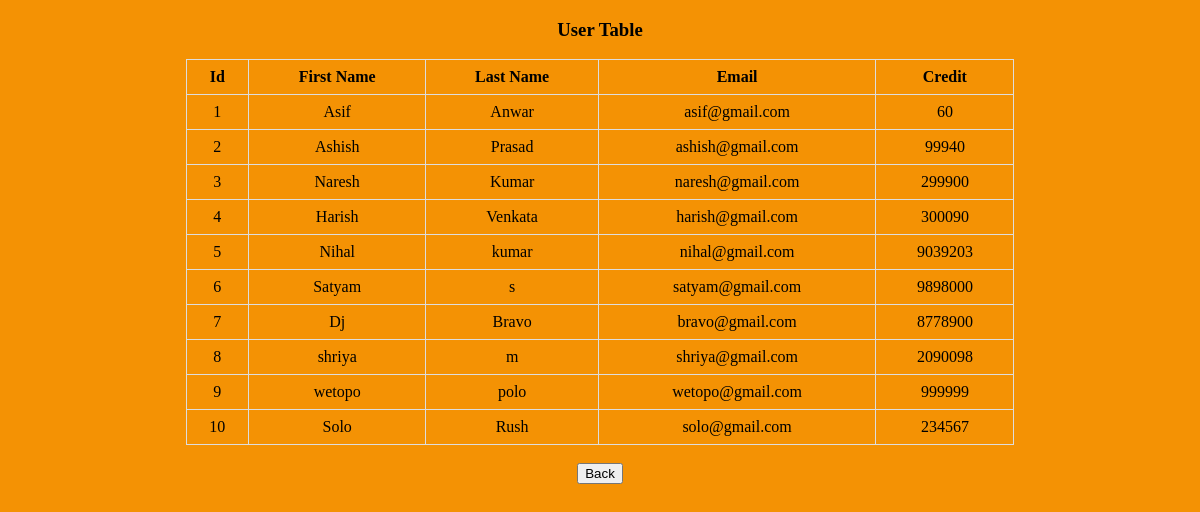
Page /GetDetails.php on the committed database.
### tables this page shows
CREATE TABLE `users` (
  `Id` int(11) NOT NULL,
  `First_Name` varchar(40) NOT NULL,
  `Last_Name` varchar(40) NOT NULL,
  `Email` varchar(40) NOT NULL,
  `Credit` int(11) NOT NULL
);

### GetDetails.php (the view, shortened to what this page needs)
<!DOCTYPE html>
<html lang="en">
<head>
</head>
<body>
   <h3> User Table </h3>
<form="userdetail.php" method="post">
<?php
  require 'connect.php';
  $sql = "SELECT * FROM `Users`";
  $result = $mysqli->query($sql);
  if ($result->num_rows > 0) {
     echo "<table><tr><th>Id</th><th>First Name</th><th>Last Name</th><th>Email</th><th>Credit</th></tr>" ;
    while($row = $result->fetch_assoc()) {
        echo "<tr><td>". $row["Id"]. "</td><td> ". $row["First_Name"]. "</td><td>" . $row["Last_Name"]."</td><td>".$row["Email"]."</td><td>".$row["Credit"]."</td></tr>";
    }
   echo "</table>";
   }
   else {
    echo "0 results";
   }
?>
 <div class="container">
       <div class="col col-sm align-self-center" style="text-align: center;">
       <br><a href="index.php"><input type="button" class="btn btn-info" Value="Back"></a><br><br></div>
 </div>
</body>
</html>

### GetDetails.php (style rules this page uses)
table, th, td { border: 1px solid #ddd; }
body { background-color: #F49204; }
h3 { text-align: center; }
table { border-collapse: collapse; width: 70%; margin-right: auto; margin-left: auto; position: center; }
th, td { padding: 8px; text-align: center; border-bottom: 1px solid #ddd; }

### rows in the picture
users: Id "1", First_Name "Asif", Last_Name "Anwar", Email "asif@gmail.com", Credit "60"
users: Id "2", First_Name "Ashish", Last_Name "Prasad", Email "ashish@gmail.com", Credit "99940"
users: Id "3", First_Name "Naresh", Last_Name "Kumar", Email "naresh@gmail.com", Credit "299900"
users: Id "4", First_Name "Harish", Last_Name "Venkata", Email "harish@gmail.com", Credit "300090"
users: Id "5", First_Name "Nihal", Last_Name "kumar", Email "nihal@gmail.com", Credit "9039203"
users: Id "6", First_Name "Satyam", Last_Name "s", Email "satyam@gmail.com", Credit "9898000"
users: Id "7", First_Name "Dj", Last_Name "Bravo", Email "bravo@gmail.com", Credit "8778900"
users: Id "8", First_Name "shriya", Last_Name "m", Email "shriya@gmail.com", Credit "2090098"
users: Id "9", First_Name "wetopo", Last_Name "polo", Email "wetopo@gmail.com", Credit "999999"
users: Id "10", First_Name "Solo", Last_Name "Rush", Email "solo@gmail.com", Credit "234567"
